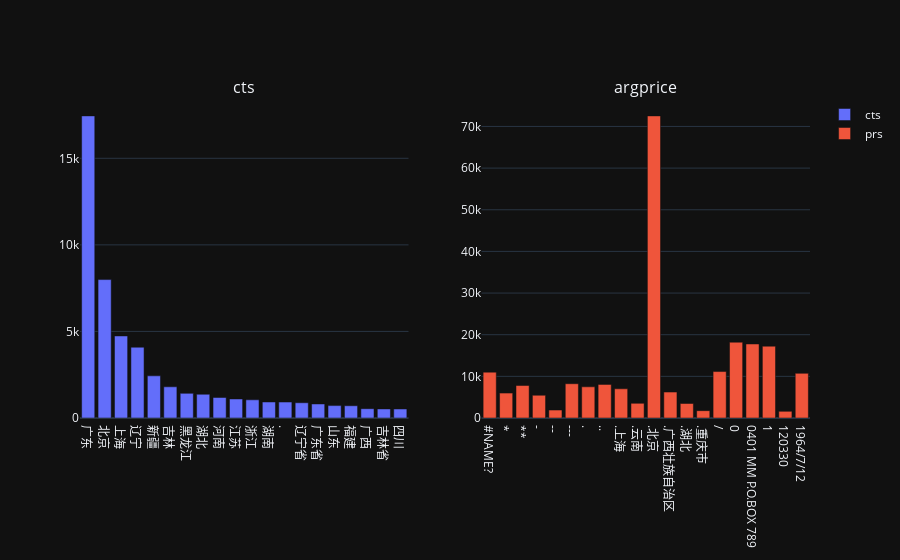

The notebook cell saved with this chart:
### Code cell
cts = data.WORK_PROVINCE.value_counts().head(20).reset_index().rename({'index': 'WORK_PROVINCE', 'WORK_PROVINCE': 'Counts'}, axis=1)
argpricebe = data.groupby('WORK_PROVINCE').sumc.sum() / data.WORK_PROVINCE.value_counts()
argprice = argpricebe.head(20)
fig = py.subplots.make_subplots(1, 2, subplot_titles=['cts', 'argprice'])
fig.append_trace(go.Bar(x=cts.WORK_PROVINCE, y=cts.Counts, name='cts'), 1, 1)
fig.append_trace(go.Bar(x=argprice.index, y=argprice.values, name='prs'), 1, 2)
fig.update_layout({'template': 'plotly_dark'})
fig.iplot(legend=True)

### Figure 1 — Plotly figure (JSON) as saved in the notebook; plotly's stock layout.template omitted (floating-point values rounded to 4 significant figures)
{"data": [{"name": "cts", "type": "bar", "x": ["广东", "北京", "上海", "辽宁", "新疆", "吉林", "黑龙江", "湖北", "河南", "江苏", "浙江", "湖南", ".", "辽宁省", "广东省", "山东", "福建", "广西", "吉林省", "四川"], "xaxis": "x", "y": [17449, 7995, 4739, 4089, 2435, 1802, 1423, 1370, 1184, 1100, 1050, 926, 921, 881, 811, 716, 708, 537, 524, 521], "yaxis": "y"}, {"name": "prs", "type": "bar", "x": ["#NAME?", "*", "**", "-", "--", "---", ".", "..", ".上海", ".云南", ".北京", ".广西壮族自治区", ".湖北", ".重庆市", "/", "0", "0401 MM P.O.BOX 789", "1", "120330", "1964/7/12"], "xaxis": "x2", "y": [11010.0, 5975.0, 7797, 5462.0, 1904, 8229, 7486.0, 8067, 7012.0, 3518, 72534, 6224, 3484, 1760, 11150.0, 18200.0, 17775, 17244, 1594, 10720], "yaxis": "y2"}], "layout": {"annotations": [{"font": {"size": 16}, "showarrow": false, "text": "cts", "x": 0.225, "xanchor": "center", "xref": "paper", "y": 1, "yanchor": "bottom", "yref": "paper"}, {"font": {"size": 16}, "showarrow": false, "text": "argprice", "x": 0.775, "xanchor": "center", "xref": "paper", "y": 1, "yanchor": "bottom", "yref": "paper"}], "showlegend": true, "xaxis": {"anchor": "y", "domain": [0, 0.45]}, "xaxis2": {"anchor": "y2", "domain": [0.55, 1]}, "yaxis": {"anchor": "x", "domain": [0, 1]}, "yaxis2": {"anchor": "x2", "domain": [0, 1]}}}
